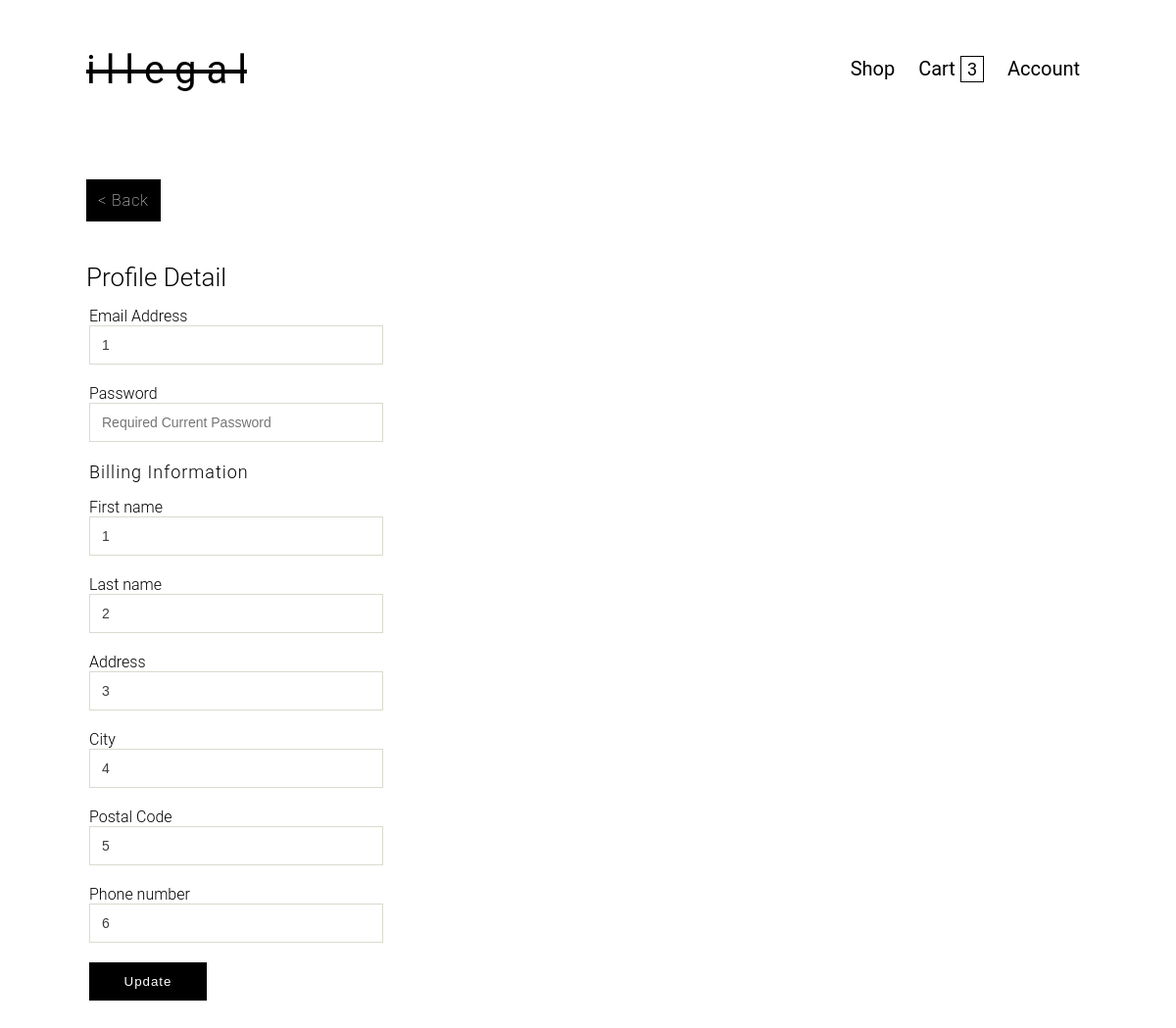
/edit-profile.php (signed in), run on the app's committed database.
### tables this page shows
CREATE TABLE `user` (
  `email` varchar(32) NOT NULL,
  `password` varchar(255) NOT NULL,
  `firstname` varchar(20) NOT NULL,
  `lastname` varchar(20) NOT NULL,
  `alamat` varchar(50) NOT NULL,
  `kota` varchar(20) NOT NULL,
  `no_telp` int(13) NOT NULL,
  `kode_pos` int(5) NOT NULL,
  `tipe` varchar(12) NOT NULL,
  `user_id` int(11) NOT NULL
);

### edit-profile.php (the view)
<?php include 'header.php';
$uid = $_SESSION['uid'];
$sql = mysqli_query($konek, "SELECT * FROM user WHERE user_id='$uid'");
$data = mysqli_fetch_array($sql);
?>
<div class="login-form" style="margin-top:40px;">
    <a class="btn" style="width:100px;" href="profile.php">
        < Back</a> <br><br><br>
            <div id="header">
                Profile Detail
            </div>
            <form method="POST" action="cart-con.php?con=edit-profile">
                <table>
                    <tr>
                        <td>
                            <label for="email">Email Address</label><br>
                            <input class="input" type="text" name="email" value="<?= $data['email'] ?>">
                        </td>
                    </tr>
                    <tr>
                        <td>
                            <label for="pass">Password</label><br>
                            <input class="input" type="password" name="pass" placeholder="Required Current Password" required>
                        </td>
                    </tr>
                    <tr>
                        <td>
                            <div class="sub-header">Billing Information<br></div>
                            <label for="firstname">First name</label><br>
                            <input class="input" type="text" name="firstname" value="<?= $data['firstname'] ?>">
                        </td>
                    </tr>
                    <tr>
                        <td>
                            <label for="lastname">Last name</label><br>
                            <input class="input" type="text" name="lastname" value="<?= $data['lastname'] ?>">
                        </td>
                    </tr>
                    <tr>
                        <td>
                            <label for="address">Address</label><br>
                            <input class="input" type="text" name="address" value="<?= $data['alamat'] ?>">
                        </td>
                    </tr>
                    <tr>
                        <td>
                            <label for="city">City</label><br>
                            <input class="input" type="text" name="city" value="<?= $data['kota'] ?>">
                        </td>
                    </tr>
                    <tr>
                        <td>
                            <label for="zip">Postal Code</label><br>
                            <input class="input" type="text" name="zip" value="<?= $data['kode_pos'] ?>">
                        </td>
                    </tr>
                    <tr>
                        <td>
                            <label for="phone">Phone number</label><br>
                            <input class="input" type="text" name="phone" value="<?= $data['no_telp'] ?>">
                        </td>
                    </tr>
                    <tr>
                        <td> <input class="btn" style="width:120px;" type="submit" name="submit" value="Update"> </td>
                    </tr>
                </table>
            </form>
</div>

### css/index.css (style rules this page uses)
body { font-family: 'Roboto', sans-serif; }
a { color: black; text-decoration: none; }
.sub-header { font-size: 18px; font-weight: 300; margin-bottom: 16px; letter-spacing: 1px; }
.login-form { display: inline-block; width: 50%; margin: 80px 40px 40px 80px; padding: 20px 20px 20px 0px; font-weight: 300; }
.input { width: 300px; height: 40px; padding: 12px; box-sizing: border-box; margin-bottom: 16px; border: 1px solid #dadace; color: #3e3e40; font-size: 14px; outline: none; transform: all 0.5s ease; }
#header { margin: 16px 16px 12px 0px; font-size: 26px; font-weight: 300; }
.btn { width: 100px; background:black; text-align: center; padding: 12px; color: white; font-weight: bold; letter-spacing: 1px; cursor: pointer; border: none; font-weight: 200; }
label { font-weight: 300; }

### data on the page
user: email "1", firstname "1", lastname "2", address "3", city "4", zip "5", phone "6"

### other printed values
$data['qty'] "3"
